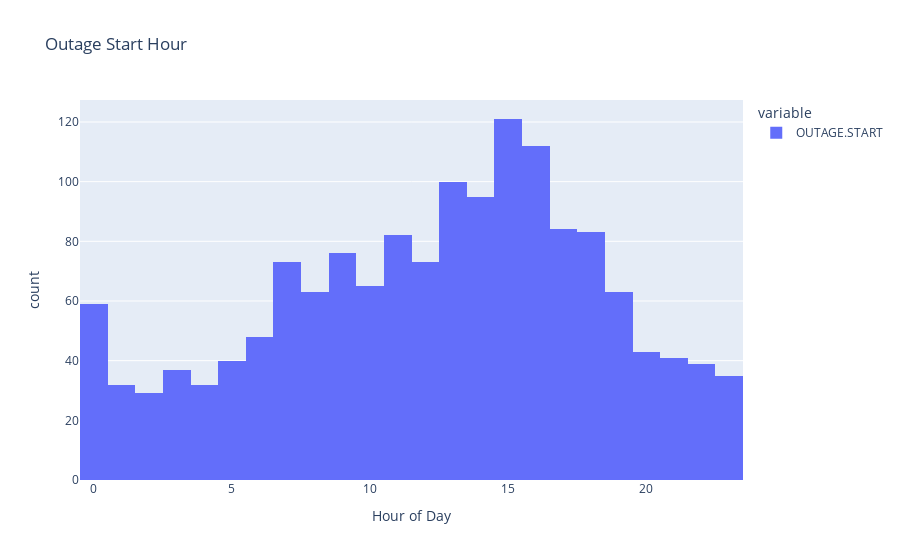

Here is the notebook cell this chart was saved with:
### Markdown cell above
### Univariate Analysis	
Look at the distributions of relevant columns separately by using DataFrame operations and drawing at least two relevant plots.

### Code cell
px.histogram(
    outage["OUTAGE.START"].dt.hour,
    nbins=24,
    title="Outage Start Hour",
    labels={"value": "Hour of Day"},
)

#

### Figure 1 — Plotly figure (JSON) as saved in the notebook; plotly's stock layout.template omitted (floating-point values rounded to 4 significant figures; data arrays with more than 128 entries replaced by an {"elided": "..."} marker saying what was removed)
{"data": [{"alignmentgroup": "True", "bingroup": "x", "hovertemplate": "variable=OUTAGE.START<br>Hour of Day=%{x}<br>count=%{y}<extra></extra>", "legendgroup": "OUTAGE.START", "marker": {"color": "#636efa", "pattern": {"shape": ""}}, "name": "OUTAGE.START", "nbinsx": 24, "offsetgroup": "OUTAGE.START", "orientation": "v", "showlegend": true, "type": "histogram", "x": {"elided": "1534 int values"}, "xaxis": "x", "yaxis": "y"}], "layout": {"barmode": "relative", "legend": {"title": {"text": "variable"}, "tracegroupgap": 0}, "title": {"text": "Outage Start Hour"}, "xaxis": {"anchor": "y", "domain": [0, 1], "title": {"text": "Hour of Day"}}, "yaxis": {"anchor": "x", "domain": [0, 1], "title": {"text": "count"}}}}
